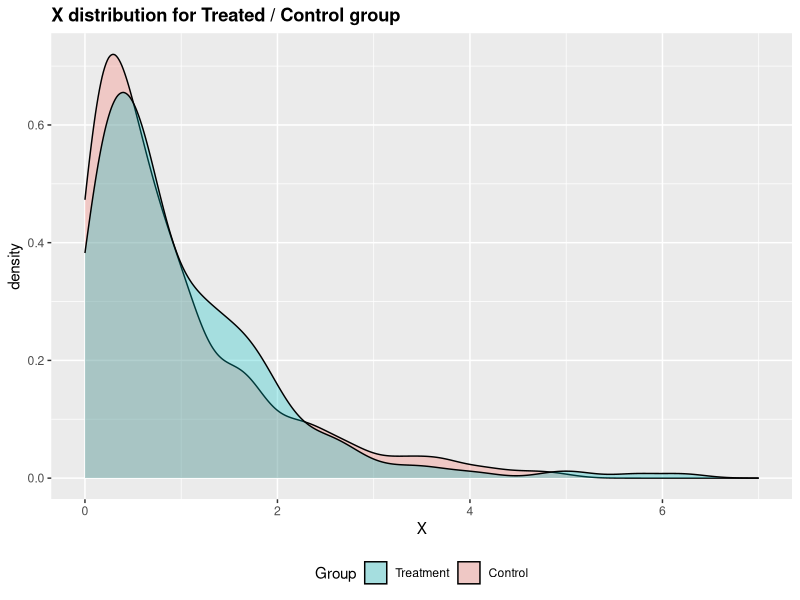
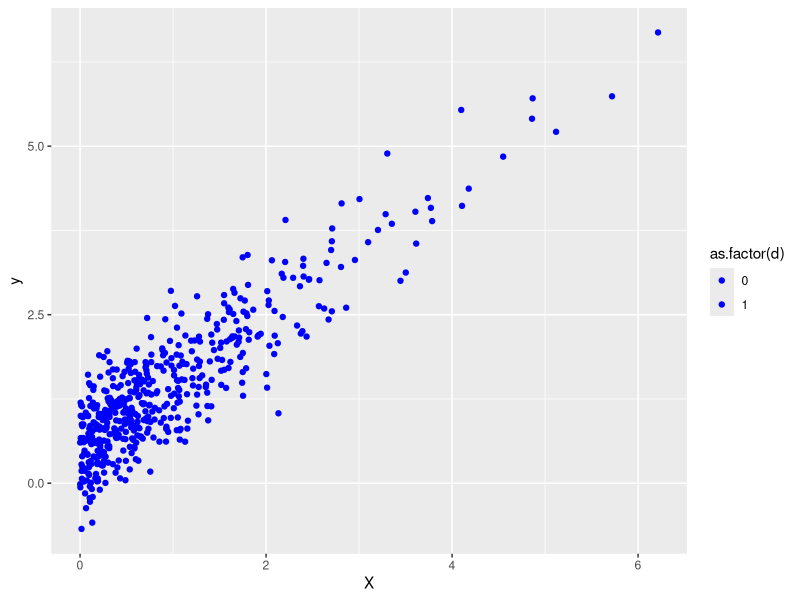

Write the R code that produced these figures, in order.
### Bias in matching
### Jeremy L'Hour
### 7 july 2016

setwd("/Volumes/USB_KEY/New_project/SyntheticControlMatching/code")

rm(list=ls())
set.seed(30031987)


### 0. Settings

### Load packages
library("MASS")
library("ggplot2")
library("gtable")
library("grid")

### Load user functions


### 1. A very simple example
n <- 500
x <- rexp(n)
#d <- as.numeric(runif(n) < 0*pnorm(x))
d <- as.numeric(runif(n) < .5)

data <- data.frame(X=x,
                   d=d)

### Control group is concentrated around small X values
p <- ggplot(data, aes(x=X, fill=as.factor(d))) + 
        geom_density(alpha=.3) +
        scale_x_continuous(name="X", limits=c(0,7)) +
        ggtitle("X distribution for Treated / Control group") + 
        theme(plot.title = element_text(lineheight=.8, face="bold")) +
        scale_fill_discrete(name="Group",
                      breaks=c("1", "0"),
                      labels=c("Treatment","Control")) +
        theme(legend.position="bottom") 

y <- .5 + x + rnorm(n, sd=.5)
data[,"y"] <- y

### Plotting on second axis
p2 = ggplot(data, aes(x=X, fill=as.factor(d))) +
  geom_point(data=data, aes(x=X, y=y), colour="blue")

### Matching
X1 = x[d==1]
X0 = x[d==0]
matched <- vector(length=sum(d))
for(i in 1:sum(d)){
  val <- X1[i]
  dist <- (X0 - val)^2
  matched [i] <- which.min(dist)
}

mean(X1 - X0[matched])
y0 <- y[d==0]
# There's a big bias because the support is not the same
# and matching is too crude
ATT <- mean(y[d==1] - y0[matched])
print(ATT)

# regression
reg <- lm(y ~ x, data=data, subset=(d==0))